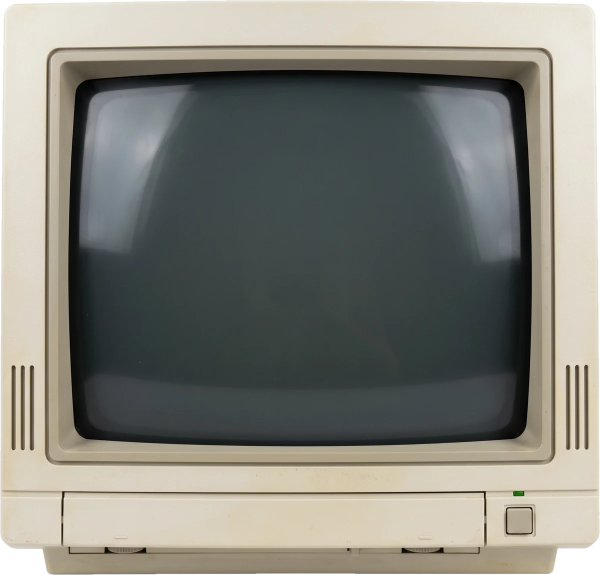
#> input picture art/orig/c1084.webp, 1200 x 1150 px (shown at 1/2 size)
$ python flood_key.py orig/c1084.webp orig/c1702.webp 5 100
#> lines starting #> are read from the running program, lines starting #| are printed output that depends on the picture; after the words box and inside, x2 and y2 are one past the last pixel; in counts of white or black regions, pixels touching at a corner belong together
"""Cut an object out of a pure-white studio background by flooding the white
in from the corners (no model needed when the backdrop is clean).

    python3 -I art/flood_key.py in.png out.webp [max_width] [threshold]
"""
import sys
from PIL import Image, ImageDraw, ImageChops, ImageFilter

src, dst = sys.argv[1], sys.argv[2]
max_w = int(sys.argv[3]) if len(sys.argv) > 3 else 1400
threshold = int(sys.argv[4]) if len(sys.argv) > 4 else 246

raw = Image.open(src).convert("RGB")
w, h = raw.size
#> w = 1200; h = 1150
near = raw.convert("L").point(lambda v: 255 if v >= threshold else 0)
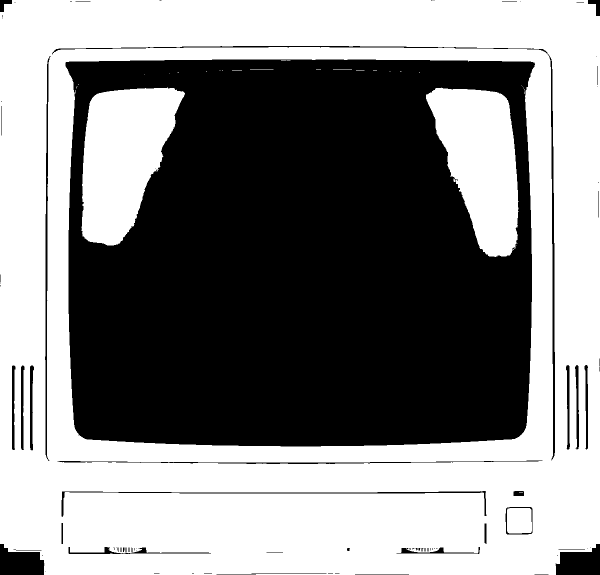
#> near: PIL image 1200x1150 L (shown at 1/2 size); 53% white; 109 black regions (75 under 20 px), largest, box (x1, y1, x2, y2) and area: (130, 119, 1070, 893) 619232, (104, 92, 1110, 921) 5046, (0, 1088, 89, 1150) 4115
for pt in [(0, 0), (w - 1, 0), (0, h - 1), (w - 1, h - 1)]:
    if near.getpixel(pt) == 255:
        ImageDraw.floodfill(near, pt, 128)
bg = near.point(lambda v: 255 if v == 128 else 0)
#> bg: PIL image 1200x1150 L; every value is 0
alpha = ImageChops.invert(bg).filter(ImageFilter.MinFilter(3)).filter(ImageFilter.GaussianBlur(1))
#> alpha: PIL image 1200x1150 L; every value is 255
im = raw.convert("RGBA")
im.putalpha(alpha)
im = im.crop(alpha.point(lambda v: 255 if v > 24 else 0).getbbox())
im.thumbnail((max_w, max_w), Image.LANCZOS)
im.save(dst, quality=88, method=6)
print(dst, im.size)
#| orig/c1702.webp (5, 5)
